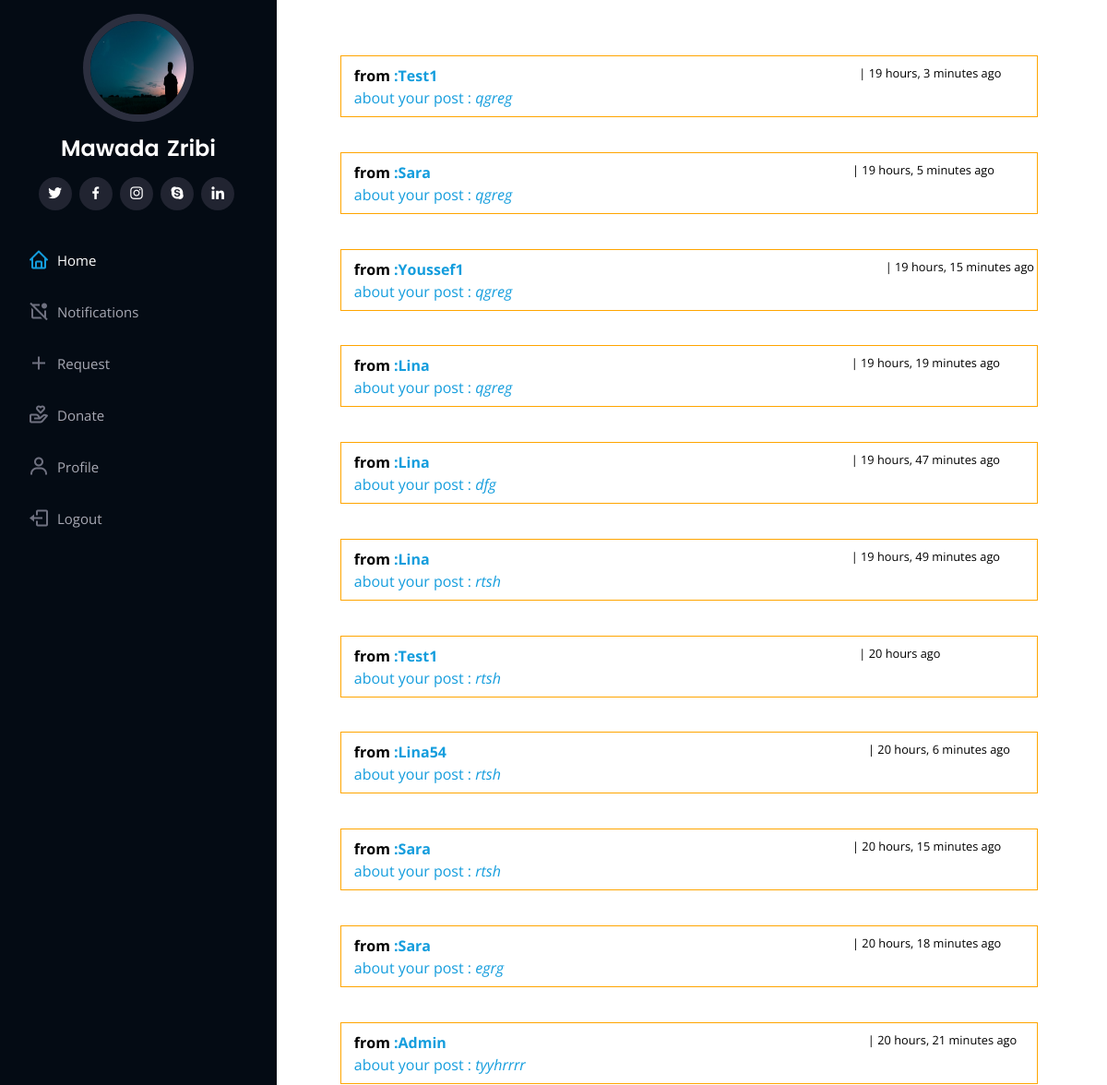
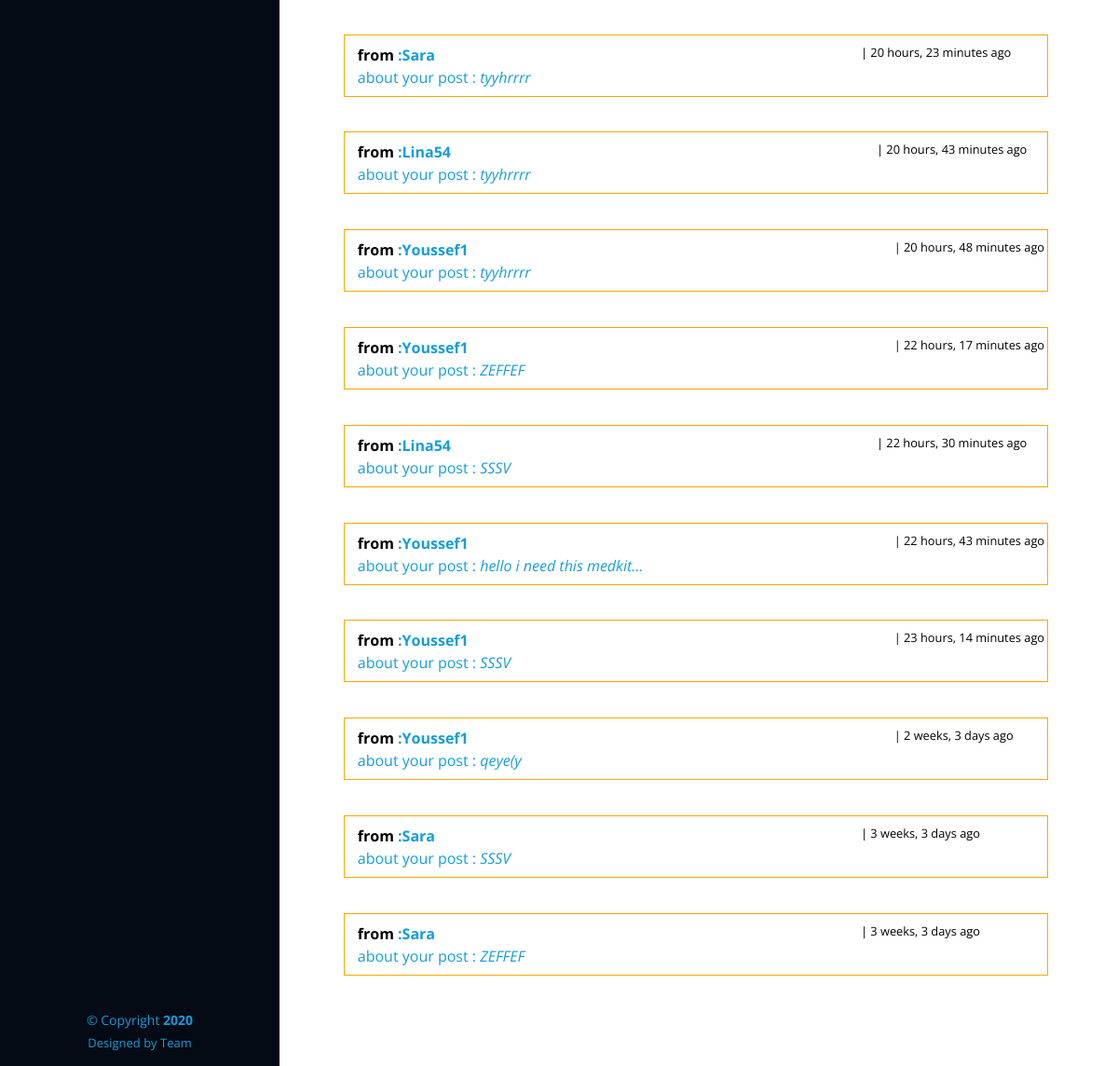
/notifications/ (signed in), run on the app's committed database (2 pictures, top to bottom).
### user/models.py (models this page shows, shortened)
class Profile(models.Model):
    user = models.OneToOneField(User,on_delete=models.CASCADE)
    image = models.ImageField(default='default.jpg',upload_to='profile_images')
    phone_number = models.CharField(max_length=12)
    """def save(self, *args, **kwargs):
        super().save(*args, **kwargs)

        img = Image.open(self.image.path)
        if img.width > 300 or img.height > 300:
            output_size = (300, 300)
            img.thumbnail(output_size)
            img.save(self.image.path)"""

class Notification(models.Model):
    post = models.ForeignKey(Post,on_delete=models.CASCADE)
    receiver = models.ForeignKey(User,related_name='receiver',on_delete=models.CASCADE)
    sender = models.ForeignKey(User,related_name='sender',on_delete=models.CASCADE ,null=True)
    notification_date =models.DateTimeField(default=timezone.now)
    status =models.CharField(max_length=6)
    class Meta:
        ordering =('-notification_date',)

class Post(models.Model):
    title = models.CharField(max_length=100)
    slug_title = models.CharField(max_length=100,null=True)
    content = models.TextField()
    post_date = models.DateTimeField(default=timezone.now)
    post_update = models.DateTimeField(auto_now=True)
    author = models.ForeignKey(User, on_delete=models.CASCADE)
    current_place =models.CharField(max_length=50)
    show_post =models.CharField(max_length=6)
    post_type = models.CharField(choices=post_category,null=True,max_length=100)
    class Meta:
        ordering = ('post_date', )

### user/views.py (the view)
# urls.py: path('notifications/',views.show_notif,name="notification"),
@login_required(login_url='login')
def show_notif(request):
    notifications = Notification.objects.filter(receiver=request.user)
    for notif in notifications :
        notif.status="yes"
        notif.save()
    context={
        'notifications':notifications,
        'title':"Notifications",
    }
    return render(request,'notif.html',context)

### templates/notif.html (shortened to what this page needs)
{% extends 'base.html' %}
{% block content %}
<main id="main">
    <section id="resume" class="resume">
      <div class="container">
       {% for not in notifications %}
       <a href="{% url 'user:notif_detail' not.id %}">
       <div class="section-title" style="margin-left:1cm;margin-bottom:1cm;padding:8px 14px ;width:20cm;border: 1px solid orange;">
        <div class="col-lg-12" data-aos="fade-up" style="width: 6cm;"></div>
            <p>  <b><span style="color: black;"> from </span> :{{ not.sender|title }}</b> <small><span style="color:black;margin-left: 444px;position:absolute;">
              | {{not.notification_date|timesince}} ago </span></small>
             </p>
            <p>
              about your post :<em> {{ not.post.content|truncatechars:25 }} </em> <br>
        </div>
        {% empty %}
       <p>  no notifications yet </p>
       </a>
        {% endfor %}
    </div>
    </section>
  </main>
{% endblock %}

### templates/base.html (shortened to what this page needs)
{% load static %}
<!DOCTYPE html>
<html lang="en">
<head>
  <link rel="stylesheet" href="https://stackpath.bootstrapcdn.com/bootstrap/4.1.3/css/bootstrap.min.css">
  <link href="{% static 'mainSt/assets/vendor/bootstrap/css/bootstrap.min2.css' %}" rel="stylesheet">
  <link href="{% static 'mainSt/assets/vendor/icofont/icofont.min2.css' %}" rel="stylesheet">
  <link href="{% static 'mainSt/assets/vendor/boxicons/css/boxicons.min2.css' %}" rel="stylesheet">
  <link href="{% static 'mainSt/assets/vendor/venobox/venobox2.css' %}" rel="stylesheet">
  <link href="{% static 'mainSt/assets/vendor/owl.carousel/assets/owl.carousel.min2.css' %}" rel="stylesheet">
  <link href="{% static 'mainSt/assets/vendor/aos/aos2.css' %}" rel="stylesheet">
  <link href="{% static 'mainSt/assets/css/style22.css' %}" rel="stylesheet">
<body>
  <header id="header">
    <div class="d-flex flex-column">
      <div class="profile">
        <img src="{{ user.profile.image.url }}" alt="profile-image" class="rounded-circle">
        <h1 class="text-light"><a href="{% url 'user:my_profile' user.username %}"> {{ user.first_name|title }}<span style="margin-left: 8px;">{{ user.last_name|title  }}</span> </a></h1>
        <div class="social-links mt-3 text-center">
          <a href="#" class="twitter"><i class="bx bxl-twitter"></i></a>
          <a href="#" class="facebook"><i class="bx bxl-facebook"></i></a>
          <a href="#" class="instagram"><i class="bx bxl-instagram"></i></a>
          <a href="#" class="google-plus"><i class="bx bxl-skype"></i></a>
          <a href="#" class="linkedin"><i class="bx bxl-linkedin"></i></a>
        </div>
      </div>
      <nav class="nav-menu">
        <ul>
          <li class="active"><a href="{% url 'user:profile' %}"><i class="bx bx-home"></i> <span>Home</span></a></li>
            {% if nb_nots > 0 %}
              <li><a href="{% url 'user:notification' %}"><i class="bx bx-notification"></i> <span>Notifications</span> <div id="nots"> <span class="badge">{{nb_nots}}</span></div> </a> </li>
              {% else %}
            <li><a href="{% url 'user:notification' %}"><i class="bx bx-notification-off"></i><span>Notifications</span> </a></li>
            {% endif %}
          <li><a href="{% url 'user:newRequest' %}"><i class="bx bx-plus"></i> <span>Request </span></a></li>
          <li><a href="{% url 'user:newDonation' %}"><i class="bx bx-donate-heart">  </i> Donate </a></li>
          <li><a href="{% url 'user:my_profile' user.username %}"><i class="bx bx-user"></i> Profile</a></li>
          <li><a href="{% url 'user:logout' %}"><i class="bx bx-log-out"></i> Logout </a></li>
        </ul>
      </nav>
    </div>
  </header>
    {% block content %}
    {% endblock%}
  <footer id="footer">
    <div class="container">
      <div class="copyright">
        &copy; Copyright <strong><span>2020</span></strong>
      </div>
      <div class="credits">
        Designed by <a href="#">Team</a>
      </div>
    </div>
  </footer>
</body>
</html>

### static/mainSt/assets/css/style22.css (style rules this page uses)
body { font-family: "Open Sans", sans-serif; color: #272829; }
a { color: #149ddd; }
h1, h2, h3, h4, h5, h6 { font-family: "Raleway", sans-serif; }
#header { position: fixed; top: 0; left: 0; bottom: 0; width: 300px; transition: all ease-in-out 0.5s; z-index: 9999; transition: all 0.5s; padding: 0 15px; background: #040b14; overflow-y: auto; }
#header .profile img { margin: 15px auto; display: block; width: 120px; border: 8px solid #2c2f3f; }
#header .profile h1 { font-size: 24px; margin: 0; padding: 0; font-weight: 600; -moz-text-align-last: center; text-align-last: center; font-family: "Poppins", sans-serif; }
#header .profile h1 a, #header .profile h1 a:hover { color: #fff; text-decoration: none; }
#header .profile .social-links a { font-size: 18px; display: inline-block; background: #212431; color: #fff; line-height: 1; padding: 8px 0; margin-right: 4px; border-radius: 50%; text-align: center; width: 36px; height: 36px; transition: 0.3s; }
#main { margin-left: 300px; }
.nav-menu { padding-top: 30px; }
.nav-menu * { margin: 0; padding: 0; list-style: none; }
.nav-menu > ul > li { position: relative; white-space: nowrap; }
.nav-menu a { display: flex; align-items: center; color: #a8a9b4; padding: 12px 15px; margin-bottom: 8px; transition: 0.3s; font-size: 15px; }
.nav-menu a i { font-size: 24px; padding-right: 8px; color: #6f7180; }
.nav-menu a:hover, .nav-menu .active > a, .nav-menu li:hover > a { text-decoration: none; color: #fff; }
.nav-menu a:hover i, .nav-menu .active > a i, .nav-menu li:hover > a i { color: #149ddd; }
section { padding: 60px 16px; overflow: hidden; }
.section-title { padding-bottom: 30px; }
.section-title p { margin-bottom: 0; }
#footer { padding: 15px; color: #f4f6fd; font-size: 14px; position: fixed; left: 0; bottom: 0; width: 300px; z-index: 9999; background: #040b14; }
#footer .copyright { text-align: center; }
#footer .credits { padding-top: 5px; text-align: center; font-size: 13px; color: #eaebf0; }

### templates/base.html (style rules this page uses)
small { margin-left: 13px; font-size: 80%; font-weight: 400; }
#header .profile img { margin: 15px auto; display: block; width: 120px; height: 117px; border: 8px solid #2c2f3f; }

### data on the page
Notification: sender "Test1", notification_date "19 hours, 3 minutes", post.content "qgreg"
Notification: sender "Sara", notification_date "19 hours, 5 minutes", post.content "qgreg"
Notification: sender "Youssef1", notification_date "19 hours, 15 minutes", post.content "qgreg"
Notification: sender "Lina", notification_date "19 hours, 19 minutes", post.content "qgreg"
Notification: sender "Lina", notification_date "19 hours, 47 minutes", post.content "dfg"
Notification: sender "Lina", notification_date "19 hours, 49 minutes", post.content "rtsh"
Notification: sender "Test1", notification_date "20 hours", post.content "rtsh"
Notification: sender "Lina54", notification_date "20 hours, 6 minutes", post.content "rtsh"
Notification: sender "Sara", notification_date "20 hours, 15 minutes", post.content "rtsh"
Notification: sender "Sara", notification_date "20 hours, 18 minutes", post.content "egrg"
Notification: sender "Admin", notification_date "20 hours, 21 minutes", post.content "tyyhrrrr"
Notification: sender "Sara", notification_date "20 hours, 23 minutes", post.content "tyyhrrrr"
Notification: sender "Lina54", notification_date "20 hours, 43 minutes", post.content "tyyhrrrr"
Notification: sender "Youssef1", notification_date "20 hours, 48 minutes", post.content "tyyhrrrr"
Notification: sender "Youssef1", notification_date "22 hours, 17 minutes", post.content "ZEFFEF"
Notification: sender "Lina54", notification_date "22 hours, 30 minutes", post.content "SSSV"
Notification: sender "Youssef1", notification_date "22 hours, 43 minutes", post.content "hello i need this medkit…"
Notification: sender "Youssef1", notification_date "23 hours, 14 minutes", post.content "SSSV"
Notification: sender "Youssef1", notification_date "2 weeks, 3 days", post.content "qeye(y"
Notification: sender "Sara", notification_date "3 weeks, 3 days", post.content "SSSV"
Notification: sender "Sara", notification_date "3 weeks, 3 days", post.content "ZEFFEF"

### other printed values
{{ user.first_name|title }} "Mawada"
{{ user.last_name|title }} "Zribi"
